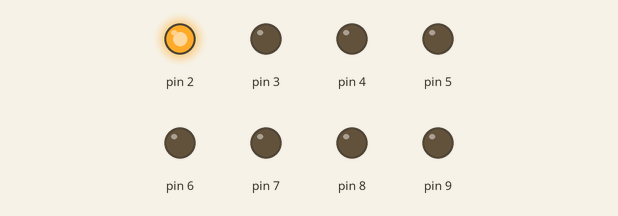
This sketch was run on a simulated Arduino Uno, built with avr-gcc and run on an emulated ATmega328P. On the bench: output pins drawn as LEDs (lit = HIGH).

Above: at 0.02 s.
At 0.37 s:
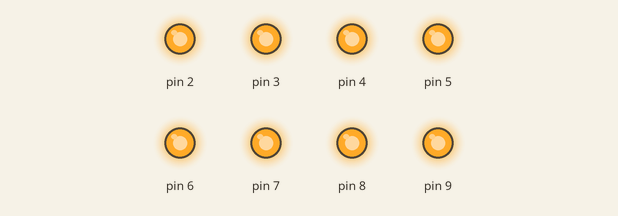
At 0.77 s:
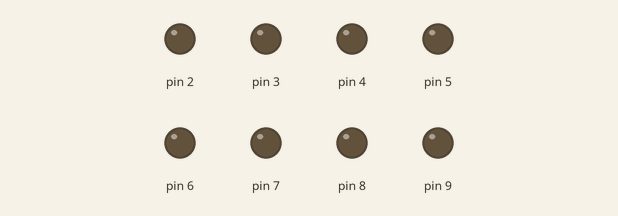
At 1.47 s:
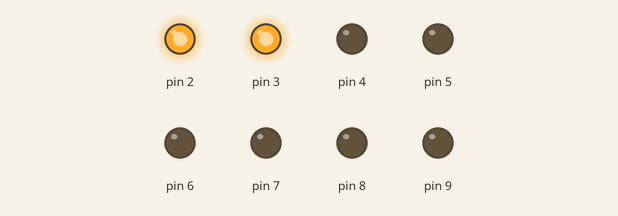
At 2.17 s:
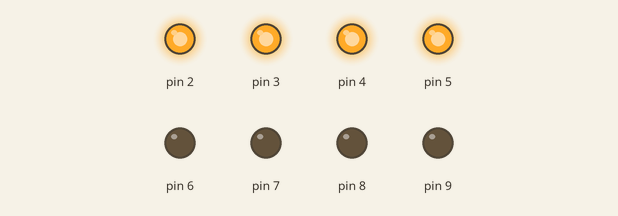
At 2.92 s:
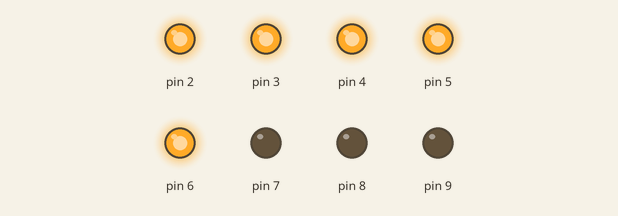
Timing chart, 0 to 3.2 s (numbered marks = the images above):
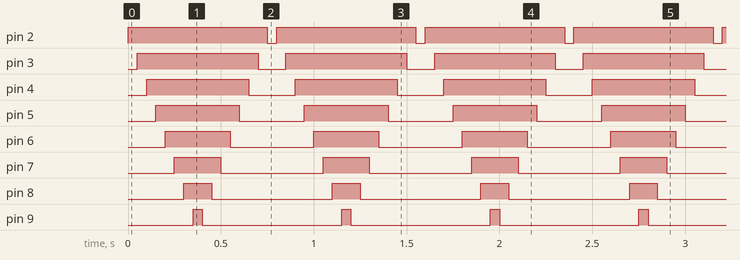

Measured:
- by itself, pin 2: alternates HIGH for 0.75 s and LOW for 0.05 s
- by itself, pin 3: alternates HIGH for 0.65 s and LOW for 0.15 s
- by itself, pin 4: alternates HIGH for 0.55 s and LOW for 0.25 s
- by itself, pin 5: alternates HIGH for 0.45 s and LOW for 0.35 s
- by itself, pin 6: alternates HIGH for 0.35 s and LOW for 0.45 s
- by itself, pin 7: alternates HIGH for 0.25 s and LOW for 0.55 s
- by itself, pin 8: alternates HIGH for 0.15 s and LOW for 0.65 s
- by itself, pin 9: alternates HIGH for 0.05 s and LOW for 0.75 s

The sketch:

sketch_jul20a.ino
```cpp
void setup() {
  // put your setup code here, to run once:


}

void loop() {
  // put your main code here, to run repeatedly:


  pinMode(2,OUTPUT);
  pinMode(3,OUTPUT);
  pinMode(4,OUTPUT);
  pinMode(5,OUTPUT);
  pinMode(6,OUTPUT);
  pinMode(7,OUTPUT);
  pinMode(8,OUTPUT);
  pinMode(9,OUTPUT);


  digitalWrite(2, HIGH);   // turn the LED on (HIGH is the voltage level)
  delay(50);              // wait for a second
 digitalWrite(3, HIGH);   // turn the LED on (HIGH is the voltage level)
  delay(50);              // wait for a second
digitalWrite(4, HIGH);   // turn the LED on (HIGH is the voltage level)
  delay(50);              // wait for a second
digitalWrite(5, HIGH);   // turn the LED on (HIGH is the voltage level)
  delay(50);              // wait for a second
  digitalWrite(6, HIGH);   // turn the LED on (HIGH is the voltage level)
  delay(50);              // wait for a second
digitalWrite(7, HIGH);   // turn the LED on (HIGH is the voltage level)
  delay(50);              // wait for a second
digitalWrite(8, HIGH);   // turn the LED on (HIGH is the voltage level)
  delay(50);              // wait for a second
digitalWrite(9, HIGH);   // turn the LED on (HIGH is the voltage level)
  delay(50);              // wait for a second
  digitalWrite(9,LOW);
  delay(50);
   digitalWrite(8,LOW);
   delay(50);
   digitalWrite(7,LOW);
  delay(50);
  digitalWrite(6,LOW);
  delay(50);
  digitalWrite(5,LOW);
  delay(50);
  digitalWrite(4,LOW);
  delay(50);
   digitalWrite(3,LOW);
  delay(50);
  digitalWrite(2,LOW);
  delay(50);


}
```
